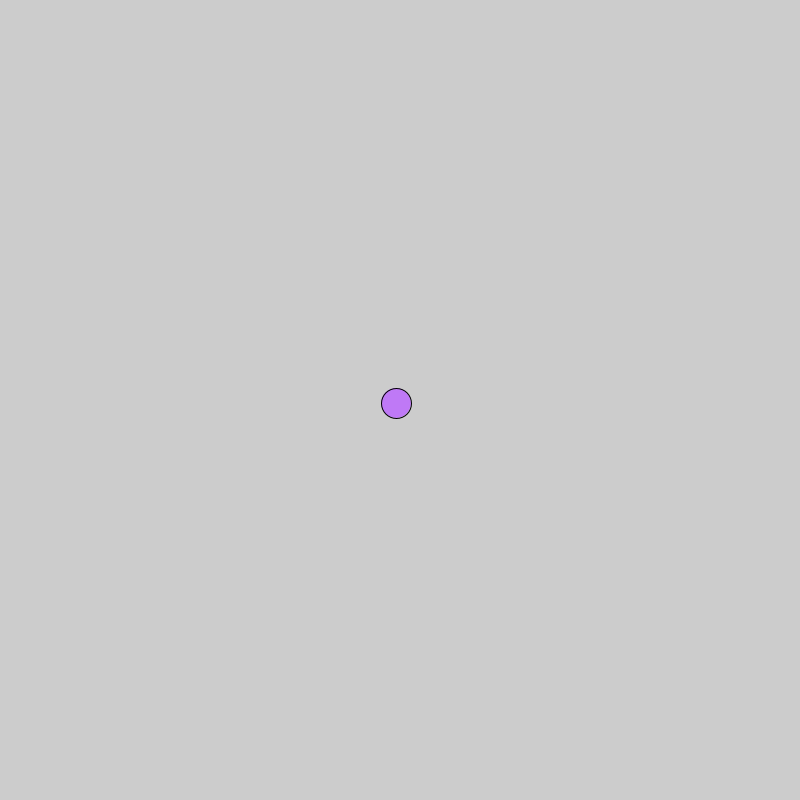
Frame 1 (no input)
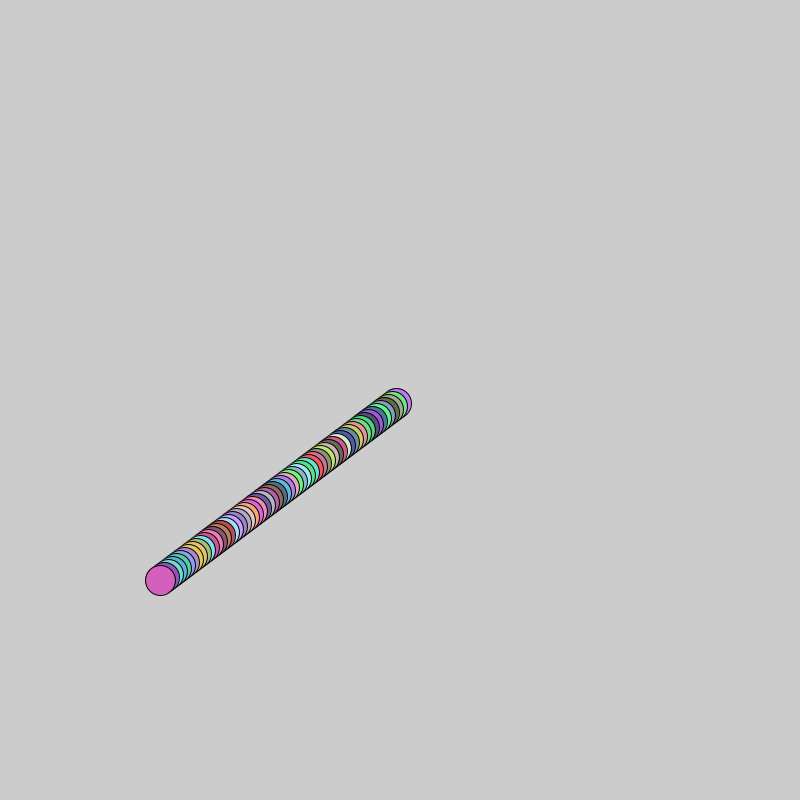
Frame 60 (the mouse pressed at the canvas centre just before this capture)
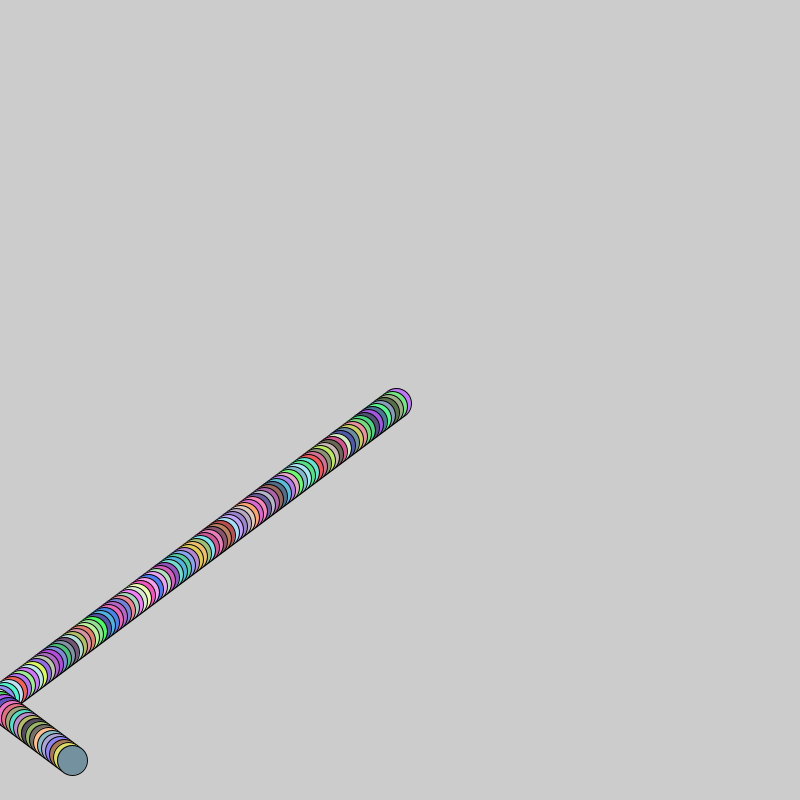
Frame 120 (the mouse held since frame 60 and released just before this capture)

The Processing sketch that drew these frames (run headless with seeded random() and noise(); from frame 60 on, the mouse is pressed at the canvas centre):

// Processing sketch: processing_103750
// ── processing_103750.pde

float ballX;
float ballY;
float vx; // x velocity
float vy; // y velocity

void setup()
{
  size(800, 800);
  
  // set initial position (in the middle of the screen)
  ballX = width / 2;
  ballY = height / 2;
  vx = -4;
  vy = 3;
  // ADD - set initial velocity
  //noStroke();
}

void draw()
{
  
  moveBall();
  drawBall();
}

void moveBall()
{
  ballX += vx;
  ballY += vy;
  
  // ADD - update the ball's position by adding it's velocity (both vx and vy)
  
  // check if the ball over the left or right edges of the screen
  if (ballX < 0 || ballX > width)
  {
    vx = -vx;
               // ADD - bounce off the left or right side of the screen
  }
  
  // check if the ball over the top or bottom edges of the screen
  if (ballY < 0 || ballY > height)
  {
   vy = -vy; // ADD - bounce off the floor or ceiling
  }
}

void drawBall()
{
 int r = (int) random(75, 255);
 int g = (int) random(75, 255);
 int b = (int) random(75, 255);
 
  
  fill(r, g, b);
  ellipse(ballX, ballY, 30, 30);
}
